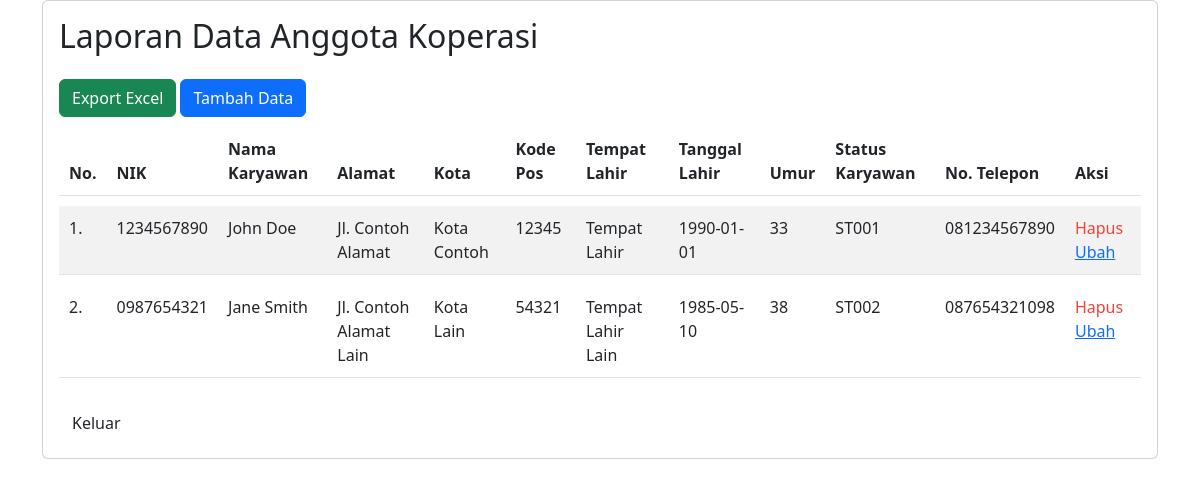
Before: /resources/karyawan/laporan_data_karyawan.php with the older database file.
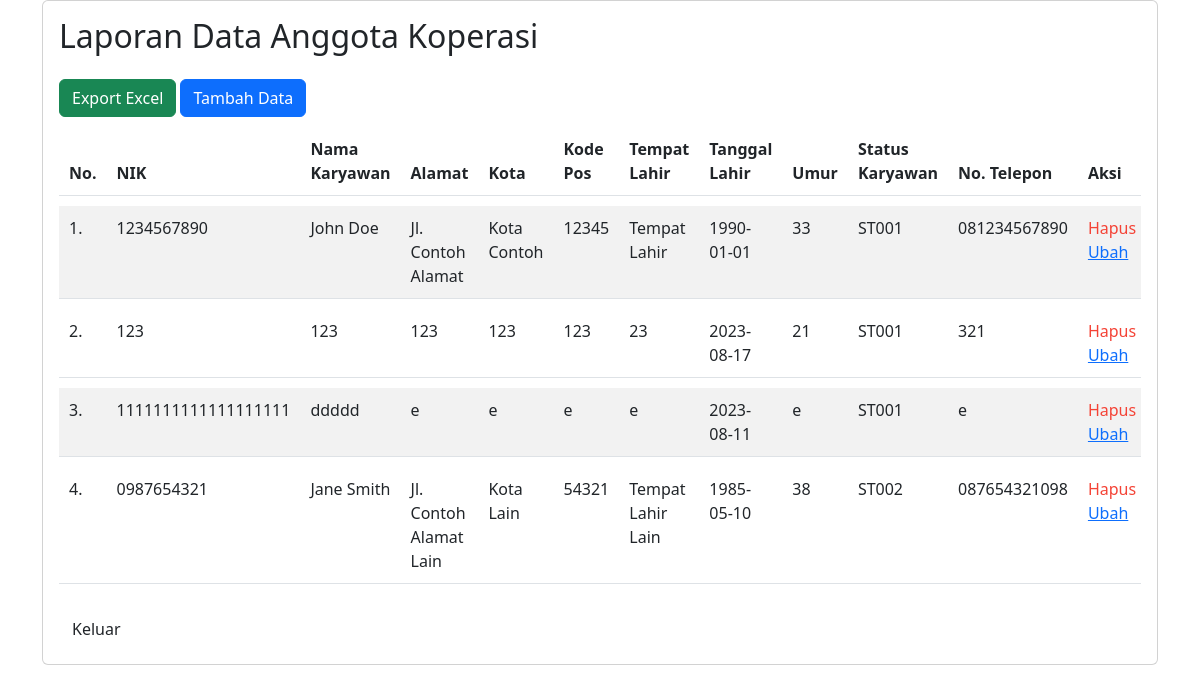
After: the same page with the newer database file.
### tables this page shows
CREATE TABLE `karyawan` (
  `NIK` varchar(20) NOT NULL,
  `Nama_karyawan` varchar(255) DEFAULT NULL,
  `Alamat` varchar(255) DEFAULT NULL,
  `Kota` varchar(255) DEFAULT NULL,
  `Kode_pos` varchar(10) DEFAULT NULL,
  `Tempat_lahir` varchar(255) DEFAULT NULL,
  `Tanggal_lahir` date DEFAULT NULL,
  `Umur` varchar(20) DEFAULT NULL,
  `Status_karyawan` varchar(50) DEFAULT NULL,
  `No_telepon` varchar(20) DEFAULT NULL
);

### controller/controller.php (called while the page is built, shortened)
<?php
    $conn = mysqli_connect("localhost", "root", "", "koperasi");
    function tampilData($query) {
        global $conn;
        $result = mysqli_query($conn, $query);
        $kotak = [];
        while ($box = mysqli_fetch_assoc($result)) {
            $kotak[] = $box;
        }
        return $kotak;
    }
?>

### resources/karyawan/laporan_data_karyawan.php (the view, shortened to what this page needs)
<?php
    require '../../controller/controller.php';
    $anggotas = tampilData("SELECT * FROM karyawan ORDER BY NIK DESC");
?>
<!DOCTYPE html>
<html>
<head>
    <link rel="stylesheet" href="https://cdn.jsdelivr.net/npm/bootstrap@5.3.0/dist/css/bootstrap.min.css">
    <link rel="stylesheet" href="../../assets/css/style.css">
</head>
<body>
    <div class="container">
        <div class="d-flex justify-content-center">
            <div class="card" style="width: 70rem;">
                <div class="card-body">
                    <h2 class="mb-4">Laporan Data Anggota Koperasi</h2>
                    <div class="text-right mt-4">
                        <a href="export.php" class="btn btn-success">Export Excel</a>
                        <a href="form_karyawan.php" class="btn btn-primary">Tambah Data</a>
                    </div>
                    <div class="table-responsive">
                        <table class="table table-striped">
                            <thead class="thead-light">
                                <tr>
                                    <th>No.</th>
                                    <th>NIK</th>
                                    <th>Nama Karyawan</th>
                                    <th>Alamat</th>
                                    <th>Kota</th>
                                    <th>Kode Pos</th>
                                    <th>Tempat Lahir</th>
                                    <th>Tanggal Lahir</th>
                                    <th>Umur</th>
                                    <th>Status Karyawan</th>
                                    <th>No. Telepon</th>
                                    <th>Aksi</th>
                                </tr>
                            </thead>
                            <tbody>
                                <?php $i = 1; ?>
                                <?php foreach ($anggotas as $anggota) { ?>
                                    <tr>
                                        <td><?= $i ?>.</td>
                                        <td><?= $anggota["NIK"] ?></td>
                                        <td><?= $anggota["Nama_karyawan"] ?></td>
                                        <td><?= $anggota["Alamat"] ?></td>
                                        <td><?= $anggota["Kota"] ?></td>
                                        <td><?= $anggota["Kode_pos"] ?></td>
                                        <td><?= $anggota["Tempat_lahir"] ?></td>
                                        <td><?= $anggota["Tanggal_lahir"] ?></td>
                                        <td><?= $anggota["Umur"] ?></td>
                                        <td><?= $anggota["Status_karyawan"] ?></td>
                                        <td><?= $anggota["No_telepon"] ?></td>
                                        <td class="action-links">
                                            <a href='delete.php?id="<?= $anggota["NIK"] ?>"' class="delete-link">Hapus</a>
                                            <a href="update.php?id=<?= $anggota["NIK"] ?>" class="update-link">Ubah</a>
                                        </td>
                                    </tr>
                                    <?php $i++ ?>
                                <?php } ?>
                            </tbody>
                        </table>
                    </div>
                    <a href="../../home.php" class="btn">Keluar</a>
                </div>
            </div>
        </div>
    </div>
</body>
</html>

Changed rows visible on the page:
added karyawan: NIK "123", Nama_karyawan "123", Alamat "123", Kota "123", Kode_pos "123", Tempat_lahir "23", Tanggal_lahir "2023-08-17", Umur "21", Status_karyawan "ST001", No_telepon "321"
added karyawan: NIK "1111111111111111111", Nama_karyawan "ddddd", Alamat "e", Kota "e", Kode_pos "e", Tempat_lahir "e", Tanggal_lahir "2023-08-11", Umur "e", Status_karyawan "ST001", No_telepon "e"
